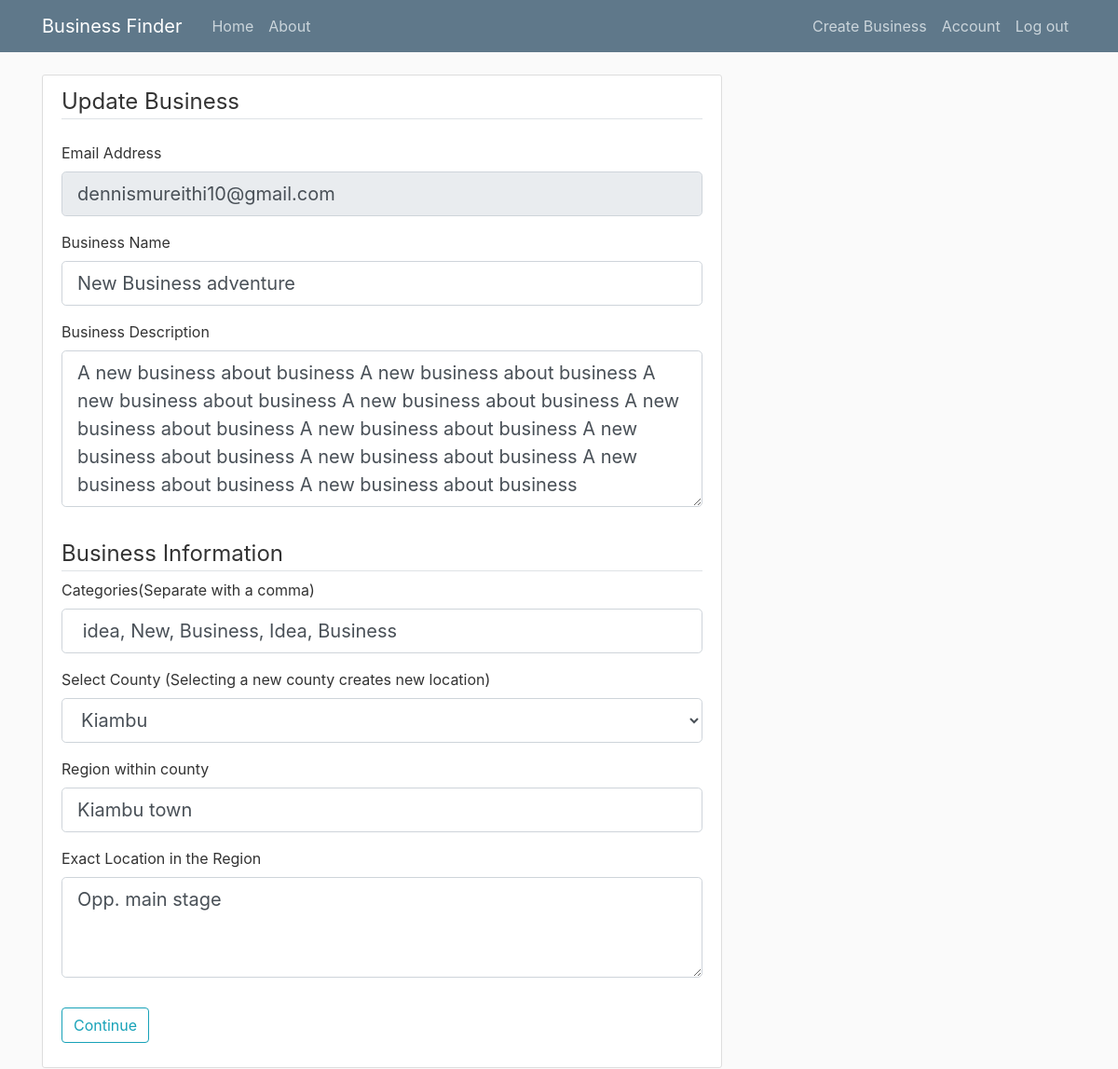
The page /business/4/update (signed in) on the database its author committed.
### app/model.py (models this page shows, shortened)
class User(db.Model, UserMixin):
    id = db.Column(db.Integer, primary_key=True)
    username = db.Column(db.String(20), unique=True, nullable=False)
    email = db.Column(db.String(120), unique=True, nullable=False)
    image_file = db.Column(db.String(20), default='default.png', nullable=False)
    password = db.Column(db.String(64), nullable=False)
    businesses = db.relationship('Business', backref='owner', lazy=True)

class Business(db.Model):
    id = db.Column(db.Integer, primary_key=True)
    name = db.Column(db.String(100), nullable=False)
    description = db.Column(db.String(500), nullable=False)
    date_added = db.Column(db.DateTime, nullable=False, default=datetime.utcnow)
    user_id = db.Column(db.Integer, db.ForeignKey('user.id'), nullable=False)
    categories = db.relationship('Category', backref='business', lazy=True)
    locations = db.relationship('Location', backref='business', lazy=True)
    reviews = db.relationship('Review', backref='business', lazy=True)

class Location(db.Model):
    id = db.Column(db.Integer, primary_key=True)
    business_id = db.Column(db.Integer, db.ForeignKey('business.id'), nullable=False)
    county = db.Column(db.String(50), nullable=False)
    region = db.Column(db.String(50), nullable=False)
    location = db.Column(db.String(200), nullable=False)

### app/views.py (the view)
@app.route('/business/<int:biz_id>/update', methods=['POST', 'GET'])
@login_required
def updateBusiness(biz_id):
    app = {
        "title": "Update Business Profile",
        "legend": "Update Business"
    }
    biz_data = Business.query.get_or_404(biz_id)
    biz_cat = Category.query.filter_by(business_id=biz_id).all()
    biz_loc = Location.query.filter_by(business_id=biz_id).all()
    dbList = []
    counties = []
    for categ in biz_cat:
        dbList.append(categ.category)
    for county in biz_loc:
        counties.append(county.county)
    if biz_data.owner != current_user:
        abort(403)
    form = RegBusinessForm()
    compForm = CompleteBusinessProfile()
    if form.validate_on_submit():
        if biz_data.name != form.name.data:
            biz_data.name = form.name.data
        biz_data.description = form.description.data
        if compForm.county.data in counties:
            for location in biz_loc:
                if location.county == compForm.county.data:
                    location.county = compForm.county.data
                    location.region = compForm.region.data
                    location.location = compForm.location.data
        else:
            location = Location(business=biz_data, county=compForm.county.data, region=compForm.region.data, location=compForm.location.data)
            db.session.add(location)
        category = compForm.category.data
        catList = category.split(",")
        for cat in catList:
            if cat not in dbList:
                category = Category(category=cat, business=biz_data)
                db.session.add(category)
        db.session.commit()
        flash("Business profile updated", 'success')
        return redirect(url_for('business', biz_id=biz_data.id))
    elif request.method == 'GET':
        form.email.data = biz_data.owner.email
        form.name.data = biz_data.name
        form.description.data = biz_data.description
        compForm.category.data = ",".join(dbList)
        for location in biz_loc:
            compForm.county.data = location.county
            compForm.region.data = location.region
            compForm.location.data = location.location
    return render_template('create_business.html', app=app, form=form, comp_form=compForm)

### app/forms.py
class RegBusinessForm(FlaskForm):
    email = StringField('Email Address', validators=[DataRequired(), Email()])
    name = StringField('Business Name', validators=[DataRequired()])
    description = TextAreaField('Business Description', render_kw={"rows": 5, "cols": 11},
        validators=[DataRequired()])
    submit = SubmitField('Continue')

class CompleteBusinessProfile(FlaskForm):
    category = StringField('Categories(Separate with a comma)', validators=[DataRequired()])
    county = SelectField('Select County (Selecting a new county creates new location)', choices=counties, validators=[DataRequired()])
    region = StringField('Region within county', validators=[DataRequired()])
    location = TextAreaField('Exact Location in the Region', render_kw={"rows":3, "cols":10}, validators=[DataRequired()])
    submit = SubmitField('Finish')

### app/model.py (called while the page is built)
@login_manager.user_loader
def load_user(user_id):
    return User.query.get(int(user_id))

### app/templates/create_business.html (shortened to what this page needs)
{% extends "layout.html" %}
{% block content %}
<div class="content-section">
    <form action="" method="POST">
        <fieldset class="form-group">
            <legend class="border-bottom mb-4">{{app.legend}}</legend>
            <div class="form-group">
                {{ form.email.label(class="form-control-label")}}
                {% if form.email.errors %}
                    {{ form.email(class="form-control form-control-lg is-invalid") }}
                    <div class="invalid-feedback">
                        {%for error in form.email.errors %}
                            <span>{{error}}</span>
                        {% endfor %}
                    </div>
                {% else %}
                {{ form.email(readonly="readonly", class="form-control form-control-lg") }}
                {% endif %}
            </div>
            <div class="form-group">
                {{ form.name.label(class="form-control-label")}}
                {% if form.name.errors %}
                    {{ form.name(class="form-control form-control-lg is-invalid") }}
                    <div class="invalid-feedback">
                        {%for error in form.name.errors %}
                            <span>{{error}}</span>
                        {% endfor %}
                    </div>
                {% else %}
                    {{ form.name(class="form-control form-control-lg") }}
                {% endif %}
            </div>
            <div class="form-group">
                {{ form.description.label(class="form-control-label")}}
                {% if form.description.errors %}
                    {{ form.description(class="form-control form-control-lg is-invalid") }}
                    <div class="invalid-feedback">
                        {%for error in form.description.errors %}
                            <span>{{error}}</span>
                        {% endfor %}
                    </div>
                {% else %}
                    {{ form.description(class="form-control form-control-lg") }}
                {% endif %}
            </div>
        </fieldset>
        {% if app.legend == "Update Business" %}
            <fieldset class="form-group">
                <legend class="border-bottom mb-2">Business Information</legend>
                <div class="form-group">
                    {{ comp_form.category.label(class="form-control-label")}}
                    {% if comp_form.category.errors %}
                        {{ comp_form.category(class="form-control form-control-lg is-invalid") }}
                        <div class="invalid-feedback">
                            {%for error in form.category.errors %}
                                <span>{{error}}</span>
                            {% endfor %}
                        </div>
                    {% else %}
                        {{ comp_form.category(class="form-control form-control-lg") }}
                    {% endif %}
                </div>
                <div class="form-group">
                    {{ comp_form.county.label(class="form-control-label")}}
                    {% if comp_form.county.errors %}
                        {{ comp_form.county(class="form-control form-control-lg is-invalid") }}
                        <div class="invalid-feedback">
                            {%for error in form.county.errors %}
                                <span>{{error}}</span>
                            {% endfor %}
                        </div>
                    {% else %}
                        {{ comp_form.county(class="form-control form-control-lg") }}
                    {% endif %}
                </div>
                <div class="form-group">
                    {{ comp_form.region.label(class="form-control-label")}}
                    {% if comp_form.region.errors %}
                        {{ comp_form.region(class="form-control form-control-lg is-invalid") }}
                        <div class="invalid-feedback">
                            {%for error in form.region.errors %}
                                <span>{{error}}</span>
                            {% endfor %}
                        </div>
                    {% else %}
                        {{ comp_form.region(class="form-control form-control-lg") }}
                    {% endif %}
                </div>
                <div class="form-group">
                    {{ comp_form.location.label(class="form-control-label")}}
                    {% if comp_form.location.errors %}
                        {{ comp_form.location(class="form-control form-control-lg is-invalid") }}
                        <div class="invalid-feedback">
                            {%for error in form.location.errors %}
                                <span>{{error}}</span>
                            {% endfor %}
                        </div>
                    {% else %}
                        {{ comp_form.location(class="form-control form-control-lg") }}
                    {% endif %}
                </div>
            </fieldset>
        {% endif %}
        <div class="form-group">
            {{ form.submit(class="btn btn-outline-info") }}
        </div>
    </form>
</div>
{% endblock content  %}

### app/static/default.css (style rules this page uses)
body { background: #fafafa; color: #333333; margin-top: 5rem; }
.content-section { background: #ffffff; padding: 10px 20px; border: 1px solid #dddddd; border-radius: 3px; margin-bottom: 20px; }

### rows shown on the page
User: email "dennismureithi10@gmail.com"
Business: name "New Business adventure", description "A new business about business A new business about business A new business about business A new business about business A new business about business A new business about business A new business about business A new business about business A new business about business A new business about business"
Location: county "Kiambu", region "Kiambu town", location "Opp. main stage"

### other values the page prints
{{ app.legend }} "Update Business"
{{ comp_form.category.label(class="form-control-label") }} "Categories(Separate with a comma)"
{{ comp_form.county.label(class="form-control-label") }} "Select County (Selecting a new county creates new location)"
{{ comp_form.region.label(class="form-control-label") }} "Region within county"
{{ comp_form.location.label(class="form-control-label") }} "Exact Location in the Region"
